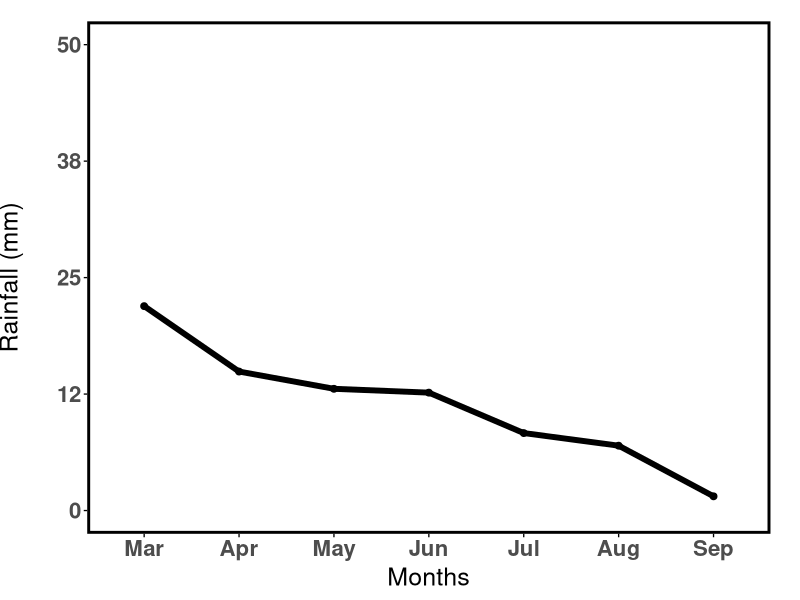
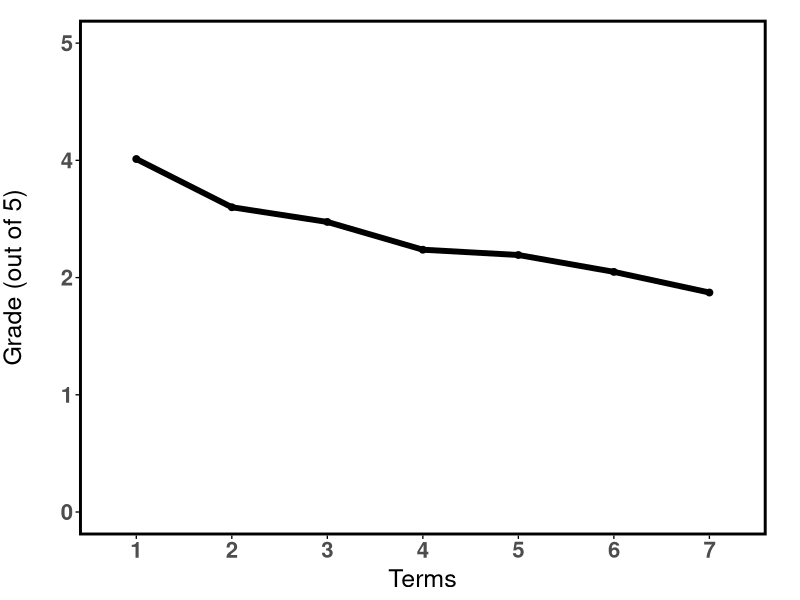
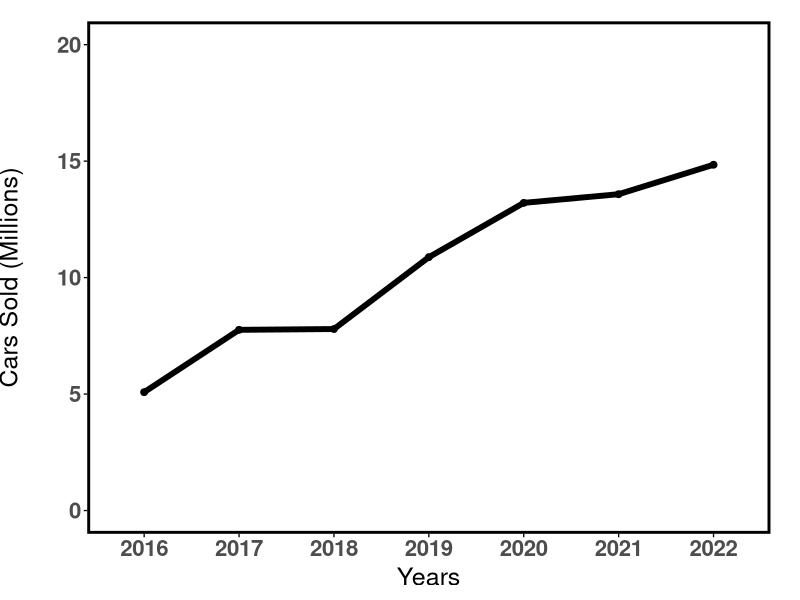
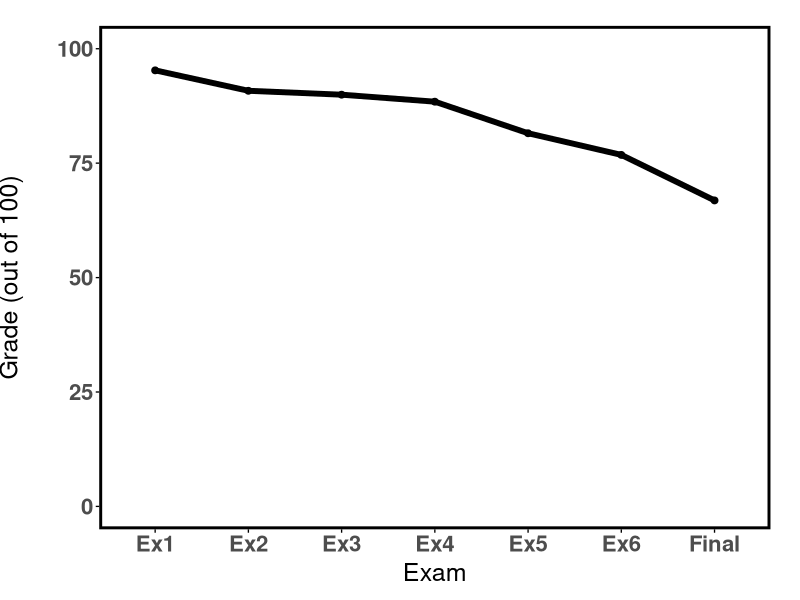
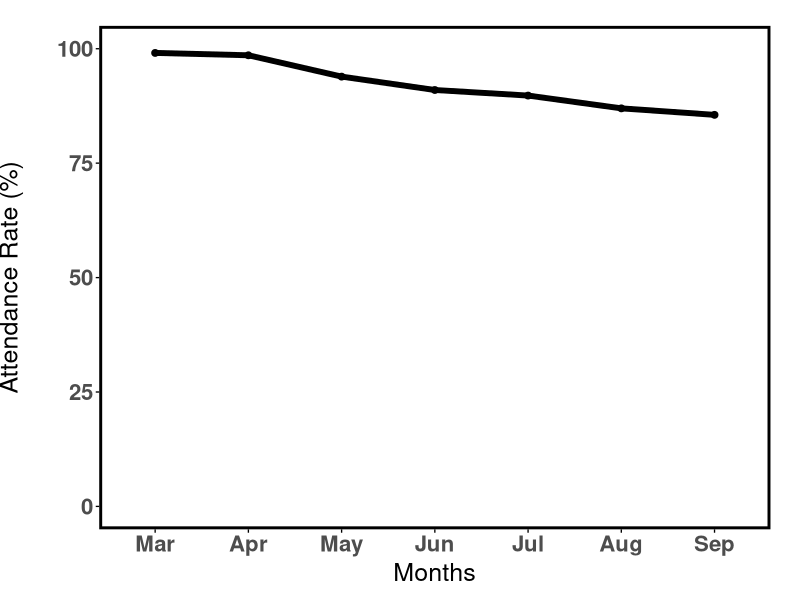
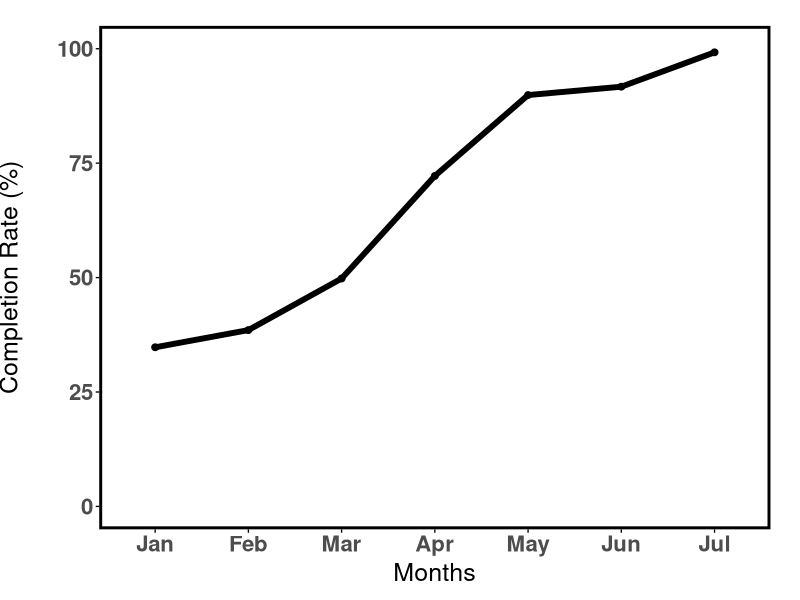
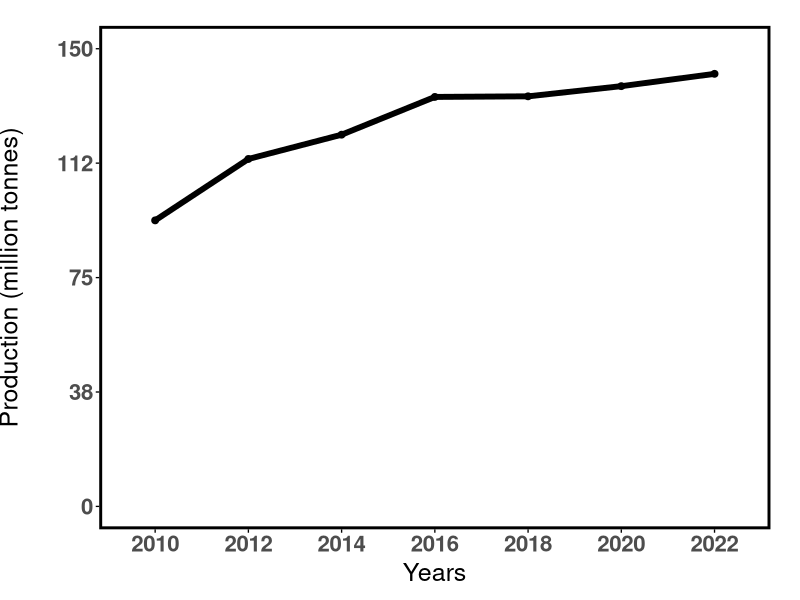
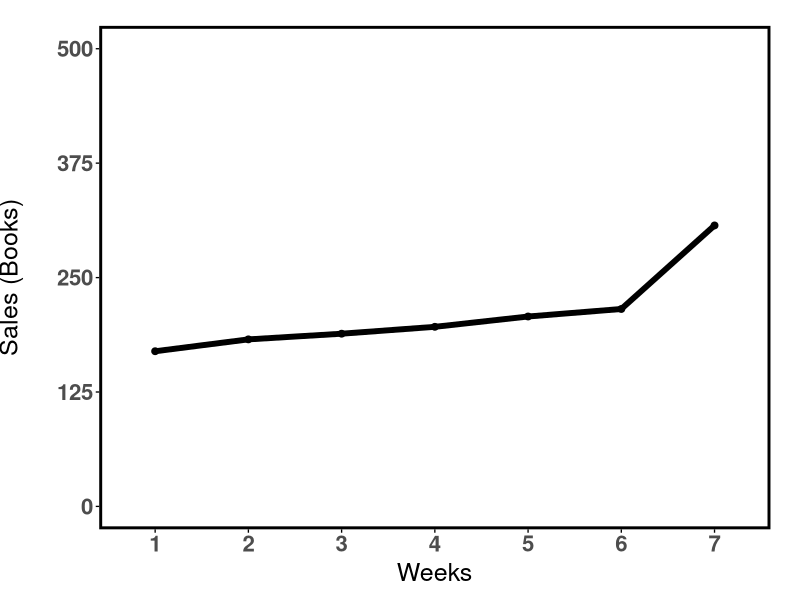

Write the R code that produced these figures, in order. (Note: this script raises an error after producing the figures.)
## ---- chunk 1
# Load necessary libraries
library(tidyverse)
library(dplyr)
library(ggplot2)
library(scales)
library(readr)
## ---- chunk 2
data <- read.csv("materials.csv", row.names = NULL, fileEncoding = "UTF-8")
## ---- chunk 3
#set seed for reproducibility
  seed_number <- 100 * data$item_no
  set.seed(seed_number)
## ---- chunk 4
generate_random_data <- function(trend, n = 7, min_val = 0, max_val = 100, type = "E", constant_range = NULL) {
  
  # Generate random data based on the trend in the material file (0 for decrease, 1 for increase, 2 for fluctuate)
  data_points <- if (trend == 0) {
    sort(runif(n, min = min_val, max = max_val), decreasing = TRUE)  # Decreasing trend
  } else if (trend == 1) {
    sort(runif(n, min = min_val, max = max_val))  # Increasing trend
  } else {
    runif(n, min = min_val, max = max_val)  # Random trend
  }
  
  # Filler graphs to be fluctuation trend with constant range in the middle
  # Add constant section if type is "F"
  if (type == "F") {
    if (is.null(constant_range)) {
      constant_range <- 4:(n-2)  #to keep the middle points constant (4th and 5th point)
    }
    # Set the constant section to a fixed value
    constant_value <- round(mean(c(min_val, max_val)))
    
    # Keep the data constant by replacing the values in the specified range
    data_points[constant_range] <- constant_value
    
    fluctuation <- runif(n, min = -1, max = 1)  # to control with fluctuation( small fluctuation)
    
    # Apply fluctuations to the non-constant values
    for (i in 1:n) {
      if (!(i %in% constant_range)) {  # Apply fluctuation only to non constant points
        data_points[i] <- data_points[i] + fluctuation[i]
      }
    }
    # Ensure all data points remain within the specified min and max values
    data_points[data_points < min_val] <- min_val
    data_points[data_points > max_val] <- max_val
  }
  return(data_points)
}
## ---- chunk 5
is_data <- data %>%
  rowwise() %>%  # Process each row individually
  mutate(
    data_points = list(generate_random_data(trend, n = 7, min_val = min, max_val = max, type = type)), 
    x_labels = strsplit(gsub("\\s|'", "", as.character(x_labels)), ",")  # Split x_labels into a list and remove any white space
  ) %>%
  unnest(cols = c(data_points, x_labels))  # Unnest to separate the lists into individual rows
## ---- chunk 6
my_theme <- function() {
  theme_minimal(base_size = 10) +
    theme(
      panel.border = element_rect(color = "black", fill = NA, linewidth = 2),
      panel.background = element_blank(),
      plot.background = element_rect(color = "white"),
      panel.grid.major = element_blank(),
      panel.grid.minor = element_blank(),
      axis.ticks.x = element_line(),
      axis.ticks.y = element_line(),
     # plot.title = element_text(size = 16, face = "bold", hjust = 0.5),
      axis.text.y = element_text(size = 16, face ="bold"),
      axis.text.x = element_text(size = 16, face ="bold"),
      axis.title.y.left  = element_text(size = 18, angle = 90,  vjust = 6 ),
      axis.title.y.right = element_text(size = 18, angle = 90 , vjust = -3),
      axis.title.x = element_text(size = 18, vjust = 0.5),
      plot.margin = margin(l=0.75,r=0.75,t=0.5,b=0.25, unit ="cm"),
     aspect.ratio = 3 / 4 ,
    )
}
## ---- chunk 7
create_line_graph_LTR <- function(data_row) {
  # Ensure x_labels are unique before converting to factor
  data_row$x_labels <- factor(data_row$x_labels, levels = unique(data_row$x_labels))
  
  # Create and return the line plot
  ggplot(data_row, aes(x = x_labels, y = data_points, group = 1)) +
    geom_line(linewidth = 2) +
    geom_point(size = 2) +
    labs(
    #  title = data_row$title,
      x = data_row$x_title,
      y = data_row$y_title 
    ) +
    #  scale_x_continuous(breaks = c(1, 3, 5, 7), labels = data_row$x_labels[c(1, 3, 5, 7)]) +  # Show 1st, 3rd, 5th, and 7th x-labels
    scale_y_continuous(
    limits = c(data_row$y_min_limit[1], data_row$y_max_limit[1]),
    breaks = seq(data_row$y_min_limit[1], data_row$y_max_limit[1], length.out = 5),  # 5 labels
    labels = scales::number_format(accuracy = 1, big.mark = ",")  #for integer values 1000 and more   
    ) +
    my_theme()
}

create_line_graph_RTL <- function(data_row) {
  # Ensure x_labels are unique before converting to factor
  data_row$x_labels <- factor(data_row$x_labels, levels = rev(unique(data_row$x_labels)))
  
  # Create and return the line plot with RTL layout
  ggplot(data_row, aes(x = x_labels, y = data_points, group = 1)) +
   geom_line(linewidth = 2) +
    geom_point(size = 2) +
    labs(
     # title = data_row$title,
      x = data_row$x_title,
      y = data_row$y_title 
    ) +
  #      scale_x_continuous(breaks = c(1, 3, 5, 7), labels = data_row$x_labels[c(7, 5, 3, 1)]) +  # Show 1st, 3rd, 5th, and 7th x-labels
    scale_y_continuous(
    limits = c(data_row$y_min_limit[1], data_row$y_max_limit[1]),
    breaks = seq(data_row$y_min_limit[1], data_row$y_max_limit[1], length.out = 5),  # 5 labels
    labels = scales::number_format(accuracy = 1, big.mark = ","),  # Forces integer for
          #  labels = scales::number_format(accuracy = 1, big.mark = ","),
      position = "right"  # Place the y-axis on the right for RTL layout
    ) +
    my_theme()
}
## ---- chunk 8
# duplicate the row for each E item
data <- data %>%
  rbind(filter(data, type == "E")) %>%
  arrange(item_no)%>%
   mutate(
    direc = case_when(
      type == "E" ~ rep_len(c("R", "L"), length.out = nrow(.)),  # Alternates between "R" and "L"
      type %in% c("F", "P", "A","i") ~ ""  # Sets empty string "" for "F", "P", "i" and "A" type of item
    ),   plot_path = "")
## ---- chunk 9
dir.create("Plots", showWarnings = FALSE)

for (i in unique(data$item_no)) {
  data_subset <- is_data %>% filter(item_no == i)
  
  # to set the path of the plot: the direction based on type
  direction <- ifelse(data_subset$type[1] == "E", "L_", "")
  
  # Generate file path for LTR graph
  graph_path <- paste0("Plots/plot_", data_subset$item_no[1],"_", direction, data_subset$type[1], ".png")
  
  # Create LTR line graph
  lineGraph_LTR <- create_line_graph_LTR(data_subset)
  
  # save LTR line graph with the created plot path
  ggsave(graph_path, plot = lineGraph_LTR, width = 7, height = 5, units = "in", dpi = 100)
  data$plot_path[data$item_no == i & data$direc != "R"] <- graph_path
  
  # If type is 'E', create and save RTL graph
 if (data_subset$type[1] == "E") {
    RTL_graph_path <- paste0("Plots/plot_", data_subset$item_no[1],"_R_",data_subset$type[1], ".png")
    lineGraph_RTL <- create_line_graph_RTL(data_subset)
    ggsave(RTL_graph_path, plot = lineGraph_RTL, width = 7, height = 5, units = "in", dpi = 100) 
    data$plot_path[data$item_no == i & data$direc == "R"] <- RTL_graph_path 
  }
}
## ---- chunk 10
#prepare the practice, experimental lists, filler, attention check data
practice <- data %>%
  filter(type == "P")

# take the first 6 filler items for list 1 and last 6 filler items for list 2 
Flist1 <- data %>%
  filter(type == "F") %>%
  slice_head(n = 6) 
Flist2 <- data %>%
  filter(type == "F") %>%
  slice_tail(n = 6) 

# take the first 4 attention check items for list 1 and last 4 items for list 2 
Alist1 <- data %>%
  filter(type == "A") %>%
  slice_head(n = 4) 
Alist2 <- data %>%
  filter(type == "A") %>%
  slice_tail(n = 4) 

#prepare E type items to the lists. rows in data (item_no) are duplicated. 
Elist1 <- data %>% 
  filter(type == "E") %>%
  arrange(item_no, direc) %>% 
  mutate(temp = rep(1:20, each = 2)) %>% #create temp column and generate sequence of 1 to 20 duplicate twice
  filter(direc == case_when((temp %% 2) == 0 ~ "R", #filter the data according to even temp row with R
                                (temp %% 2) != 0 ~ "L")) # and odd with L direction 
# use anti_join to create a list that is the opposite of the one above
Elist2 <- data %>%
  filter(type == "E") %>%
  arrange(item_no, direc) %>%
  mutate(temp = rep(1:20, each = 2)) %>%
  anti_join(Elist1) # removes all the rows from the data that are present in Elist1

# F, A and E items in list1 and list 2
list1 <- Elist1 %>%
  select(- temp) %>% # remove temp column
  rbind(Flist1, Alist1)
list2 <- Elist2 %>%
  select(- temp) %>%
  rbind(Flist2, Alist2)

list1 %>% group_by(direc) %>% summarise(n())
list2 %>% group_by(direc) %>% summarise(n())

# check no items appears in the same condition in both lists
list1 %>% 
  rbind(list2) %>%
  select(item_no, direc) %>%
  unique() %>%
  nrow()
list1 %>% 
  rbind(list2) %>%
  select(plot_path) %>%
  unique() %>%
  nrow()
## ---- chunk 11
# Save updated data with graph paths to CSV
write.csv(data, "generatedPlots.csv", row.names = FALSE, fileEncoding = "UTF-8")

write.csv(practice,"practice.csv", fileEncoding = "UTF-8")

# write csv files for list1 and list2
write.csv(list1,"list1.csv", fileEncoding = "UTF-8")
write.csv(list2, "list2.csv", fileEncoding = "UTF-8")

conditionA <- as_tibble(c("list1.csv", "list2.csv")) %>% rename("list" = "value")
conditionB <- as_tibble(c("list2.csv", "list1.csv")) %>% rename("list" = "value")

write.csv(conditionA, "conditionA.csv", fileEncoding = "UTF-8")
write.csv(conditionB, "conditionB.csv",fileEncoding = "UTF-8")

